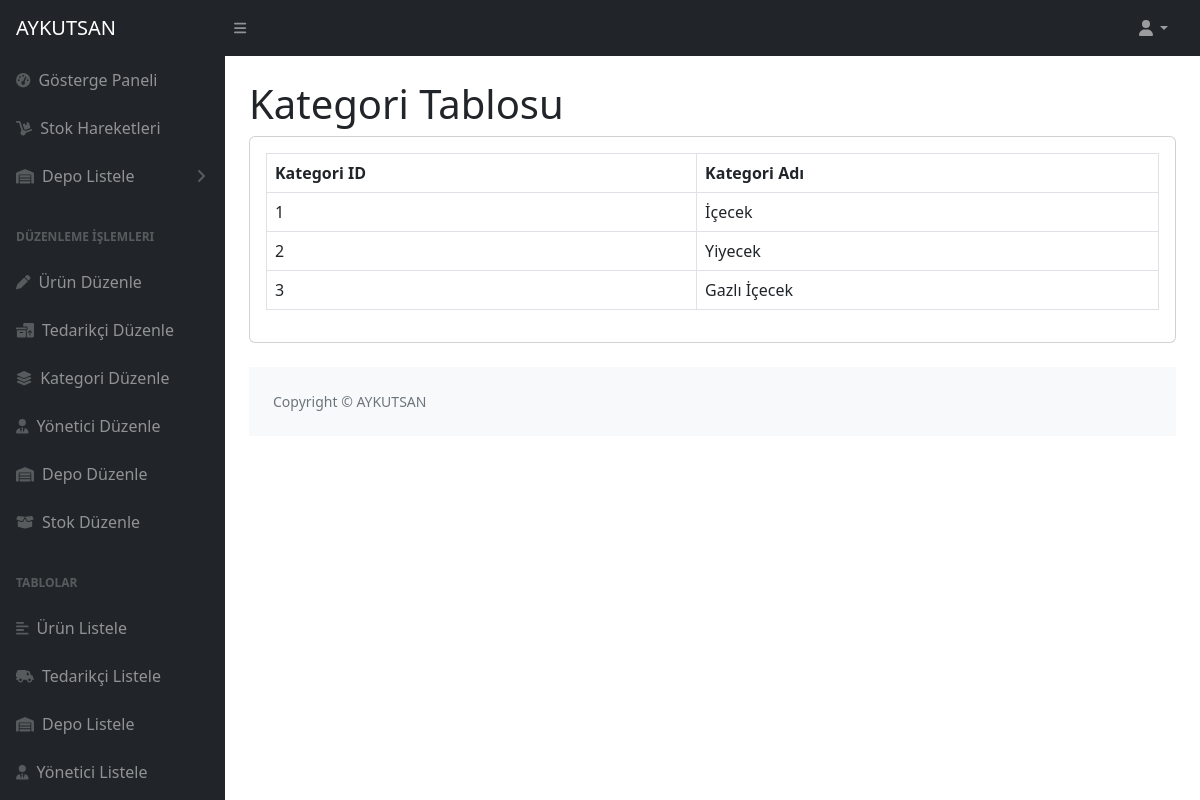
Screenshot of /kategoriListele.php (signed in) with the database file from the repository.
### tables this page shows
CREATE TABLE `kategoriler` (
  `kategori_id` int(11) NOT NULL,
  `kategori_adi` varchar(255) NOT NULL
);

### kategoriTablo.php (the view, shortened to what this page needs)
<?php
include "02_baglan.php";
$sql = "SELECT kategori_id, kategori_adi FROM kategoriler";
$result = $conn->query($sql);
$table = '<table id="datatablesSimple" class="table table-bordered">
            <thead>
                <tr>
                    <th>Kategori ID</th>
                    <th>Kategori Adı</th>
                </tr>
            </thead>
            <tbody>';
if ($result->num_rows > 0) {
    while ($row = $result->fetch_assoc()) {
        $table .= '<tr>
                      <td>' . $row['kategori_id'] . '</td>
                      <td>' . $row['kategori_adi'] . '</td>
                   </tr>';
    }
} else {
    $table .= '<tr><td colspan="5">Tabloda hiç veri yok.</td></tr>';
}
$table .= '</tbody>
           </table>';
?>

### rows the page displays
kategoriler: kategori_id "1", kategori_adi "İçecek"
kategoriler: kategori_id "2", kategori_adi "Yiyecek"
kategoriler: kategori_id "3", kategori_adi "Gazlı İçecek"
